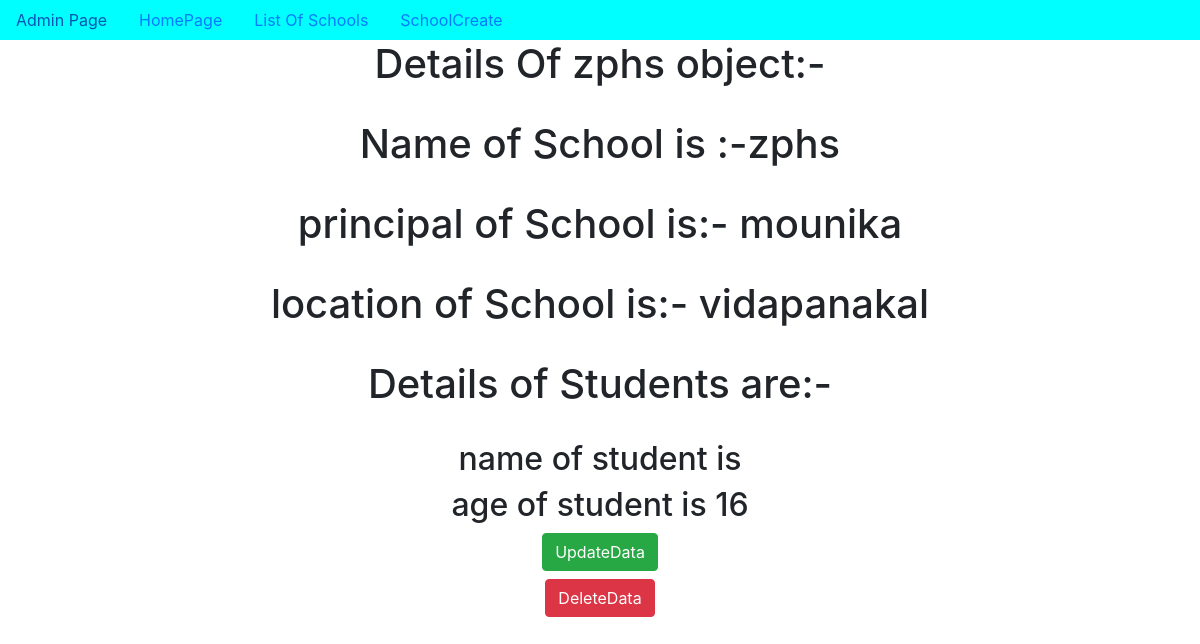
/1/, run on the app's committed database.
### app/models.py (models this page shows, shortened)
class School(models.Model):
    name=models.CharField(max_length=100)
    principal=models.CharField(max_length=100)
    location=models.CharField(max_length=100)

class Student(models.Model):
    school=models.ForeignKey(School, on_delete=models.CASCADE,related_name='students')
    name=models.CharField(max_length=100)
    sage=models.IntegerField()

### app/views.py (the view)
# urls.py: re_path('(?P<pk>\d+)/',SchoolDetail.as_view(),name='detail'),
class SchoolDetail(DetailView):
    model=School
    context_object_name='sclobject'

### templates/app/school_detail.html (shortened to what this page needs)
{% extends 'app/dummy.html' %}
{% block body_block  %}
<h1>Details Of {{sclobject.name}} object:-</h1><br>
<h1>Name of School is :-{{sclobject.name}}</h1><br>
<h1>principal of School is:- {{sclobject.principal}}</h1><br>
<h1>location of School is:- {{sclobject.location}}</h1><br>
<h1>Details of Students are:-</h1><br>
{% for i in sclobject.students.all %}
    <h2>name of student is {{i.sname}}</h2>
    <h2>age of student is {{i.sage}}</h2>
{% endfor %}
<h6><a href="{% url 'SchoolUpdate' pk=sclobject.pk %}" class="btn btn-success">UpdateData</a></h6>
<h6><a href="{% url 'Schooldelete' pk=sclobject.pk %}" class="btn btn-danger">DeleteData</a></h6>
{% endblock %}

### data on the page
School: name "zphs", principal "mounika", location "vidapanakal"
Student: sage "16"
